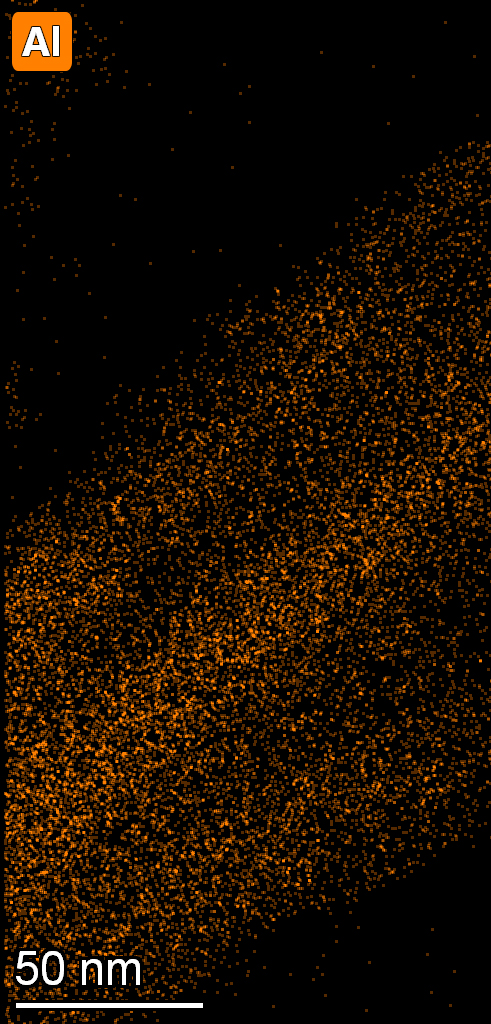
#> input picture list_1/Image_pixel_recognition/AI.jpg, 491 x 1024 px
$ python h2.py
#> lines starting #> are read from the running program, lines starting #| are printed output that depends on the picture; after the words box and inside, x2 and y2 are one past the last pixel; in counts of white or black regions, pixels touching at a corner belong together
import cv2
import numpy as np

# 加载图像
image_AI = cv2.imread("AI.jpg")
#> image_AI is the input picture: shape (1024, 491, 3); mean B, G, R 1.8, 13.9, 26.4
image_Fe = cv2.imread("Fe.jpg")
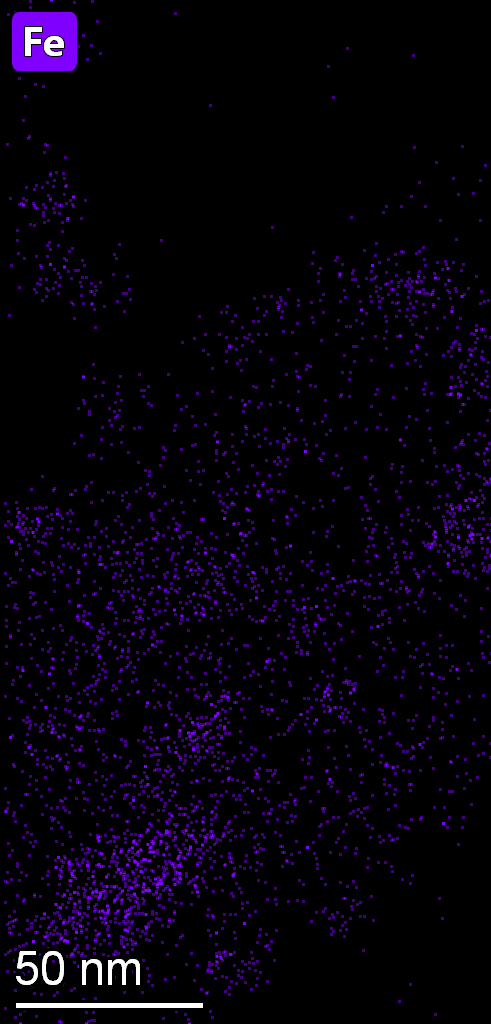
#> input picture list_1/Image_pixel_recognition/Fe.jpg, 491 x 1024 px
#> image_Fe is the input picture: shape (1024, 491, 3); mean B, G, R 11.7, 1.5, 6.6
image_P = cv2.imread("P.jpg")
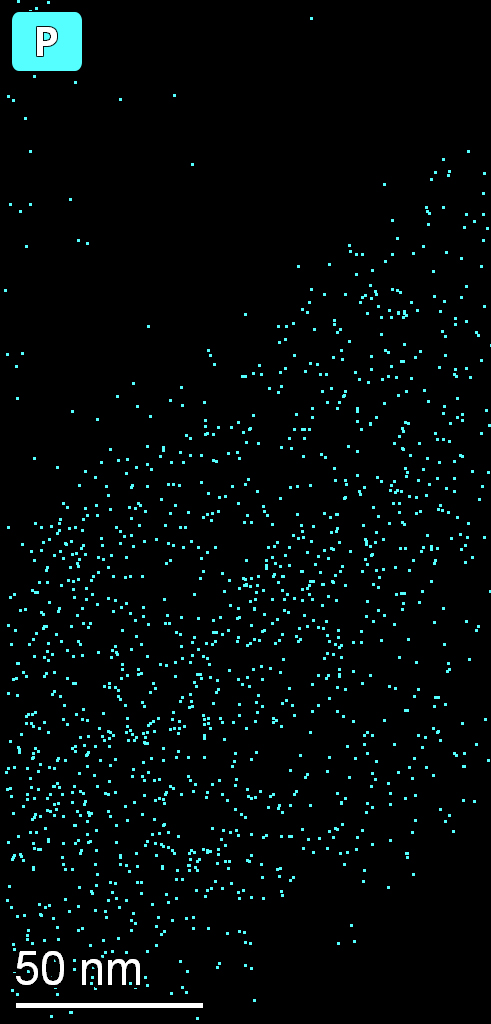
#> input picture list_1/Image_pixel_recognition/P.jpg, 491 x 1024 px
#> image_P is the input picture: shape (1024, 491, 3); mean B, G, R 9.6, 9.5, 4.1

# 将图像转换为HSV颜色空间
image_AI_hsv = cv2.cvtColor(image_AI, cv2.COLOR_BGR2HSV)
#> image_AI_hsv: shape (1024, 491, 3); mean H, S, V 22.7, 127.1, 26.7
image_Fe_hsv = cv2.cvtColor(image_Fe, cv2.COLOR_BGR2HSV)
#> image_Fe_hsv: shape (1024, 491, 3); mean H, S, V 24.3, 69.2, 11.9
image_P_hsv = cv2.cvtColor(image_P, cv2.COLOR_BGR2HSV)
#> image_P_hsv: shape (1024, 491, 3); mean H, S, V 12.4, 39.4, 9.7

# 定义颜色范围
color_ranges = {
    "AI": {
        "lower": np.array([10, 0, 5]),
        "upper": np.array([20, 255, 255]),
    },
    "Fe": {
        "lower": np.array([130, 0, 5]),
        "upper": np.array([140, 255, 255]),
    },
    "P": {
        "lower": np.array([90, 0, 5]),
        "upper": np.array([100, 255, 255]),
    },
}

# 创建掩码函数
def create_mask(image, color_range):
    mask = cv2.inRange(image, color_range["lower"], color_range["upper"])
    return mask

# 创建重叠图像函数
def create_overlap_image(mask1, mask2):
    overlap = cv2.bitwise_and(mask1, mask2)
    return overlap

# 统计重叠像素数函数
def count_overlapping_pixels(overlap):
    count = cv2.countNonZero(overlap)
    return count

# 统计两两元素重叠情况
overlap_AI_Fe = create_overlap_image(create_mask(image_AI_hsv, color_ranges["AI"]), create_mask(image_Fe_hsv, color_ranges["Fe"]))
#> in create_mask, `mask = cv2.inRange(image, color_range["lower"], color_range["upper"])`:
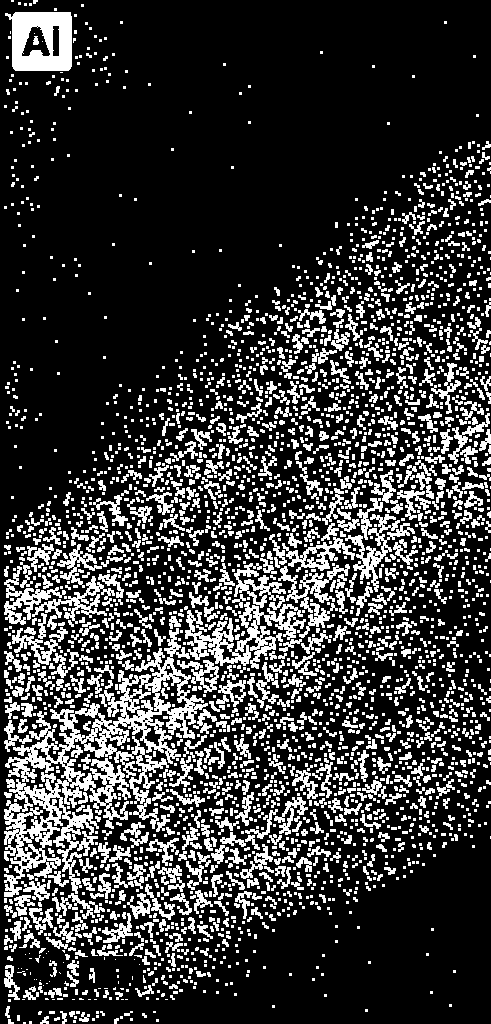
#> mask: shape (1024, 491); 22.3% white; 3369 white regions (2315 under 20 px), largest, box (x1, y1, x2, y2) and area: (4, 628, 208, 897) 14509, (185, 602, 306, 669) 2951, (5, 12, 72, 71) 2898
#> in create_mask (call 2), `mask = cv2.inRange(image, color_range["lower"], color_range["upper"])`:
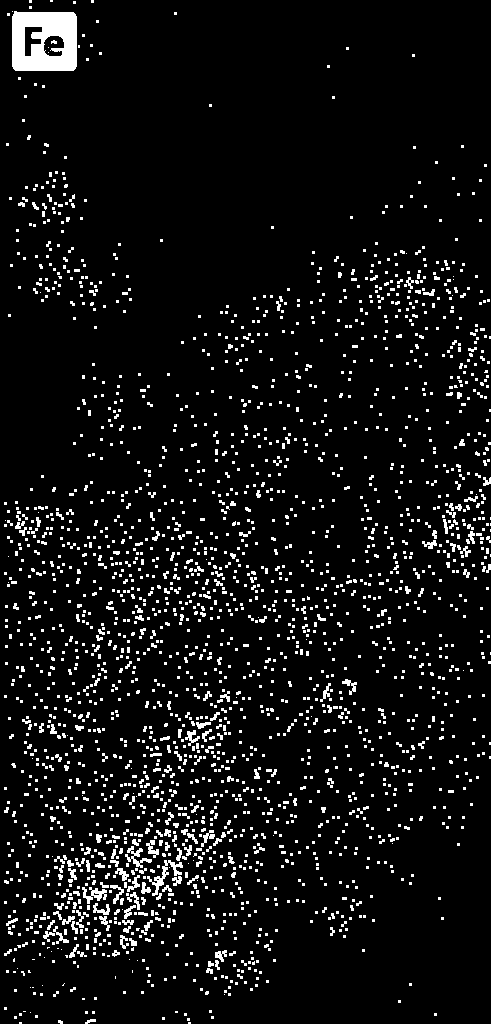
#> mask: shape (1024, 491); 6.9% white; 2484 white regions (2253 under 20 px), largest, box (x1, y1, x2, y2) and area: (12, 11, 77, 71) 3228, (147, 860, 183, 896) 315, (82, 887, 107, 904) 206
#> in create_overlap_image, `overlap = cv2.bitwise_and(mask1, mask2)`: overlap: shape (1024, 491); 2.7% white; 2067 white regions (2046 under 20 px), largest, box (x1, y1, x2, y2) and area: (12, 12, 72, 71) 2625, (148, 841, 155, 852) 41, (173, 868, 182, 876) 34
overlap_Fe_P = create_overlap_image(create_mask(image_Fe_hsv, color_ranges["Fe"]), create_mask(image_P_hsv, color_ranges["P"]))
#> in create_mask (call 4), `mask = cv2.inRange(image, color_range["lower"], color_range["upper"])`:
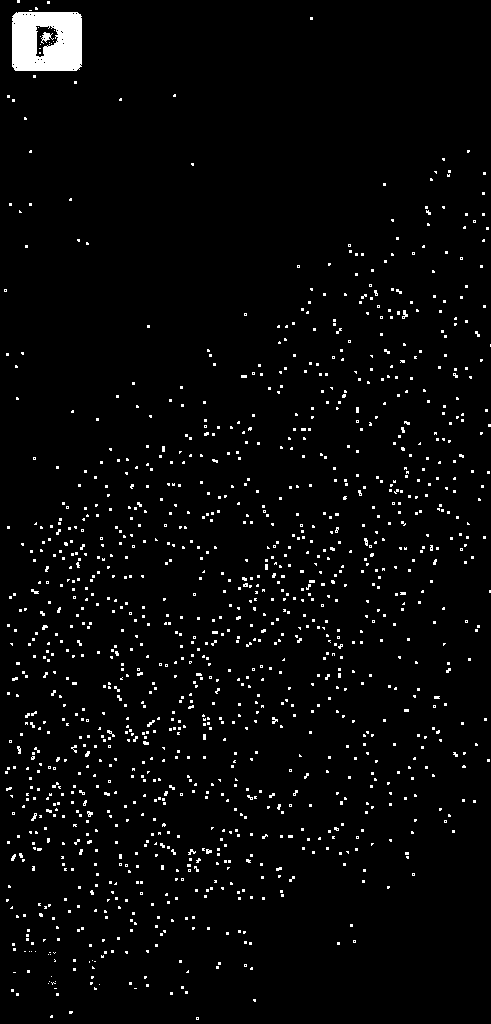
#> mask: shape (1024, 491); 3.1% white; 1275 white regions (1256 under 20 px), largest, box (x1, y1, x2, y2) and area: (12, 12, 82, 71) 3641, (41, 32, 54, 44) 69, (402, 310, 408, 319) 31
#> in create_overlap_image (call 2), `overlap = cv2.bitwise_and(mask1, mask2)`:
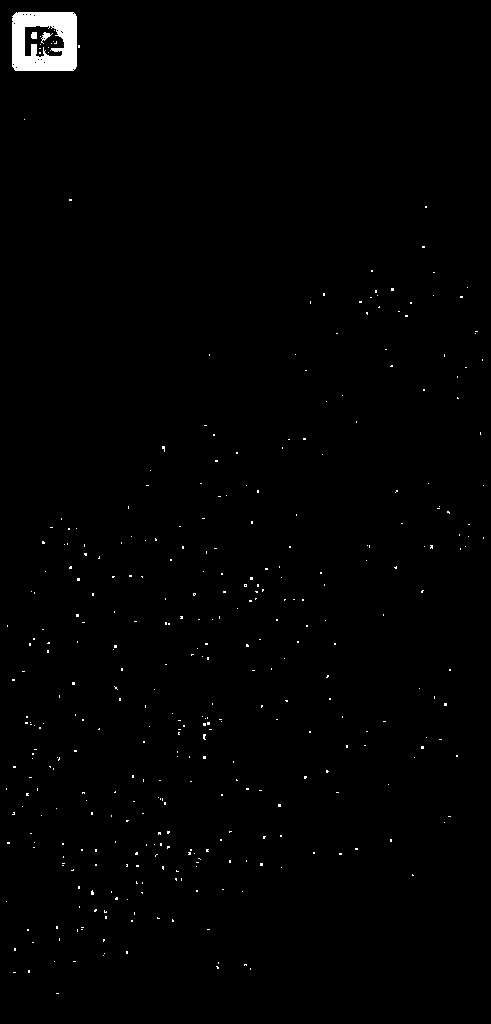
#> overlap: shape (1024, 491); 0.86% white; 373 white regions (370 under 20 px), largest, box (x1, y1, x2, y2) and area: (12, 12, 77, 71) 2880, (41, 32, 53, 44) 53, (31, 32, 37, 39) 39
overlap_AI_P = create_overlap_image(create_mask(image_AI_hsv, color_ranges["AI"]), create_mask(image_P_hsv, color_ranges["P"]))
#> in create_overlap_image (call 3), `overlap = cv2.bitwise_and(mask1, mask2)`:
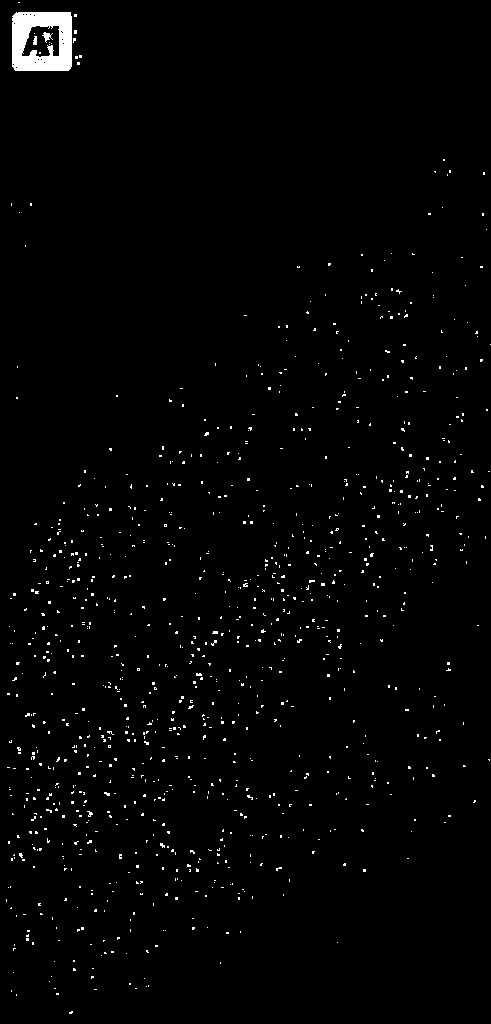
#> overlap: shape (1024, 491); 1.5% white; 1025 white regions (1022 under 20 px), largest, box (x1, y1, x2, y2) and area: (12, 12, 72, 71) 2635, (42, 32, 53, 43) 54, (33, 36, 37, 45) 30

# 统计重叠像素数
count_AI_Fe = count_overlapping_pixels(overlap_AI_Fe)
#> in count_overlapping_pixels, `count = cv2.countNonZero(overlap)`: count = 13409
#> count_AI_Fe = 13409
count_Fe_P = count_overlapping_pixels(overlap_Fe_P)
#> count_Fe_P = 4326
count_AI_P = count_overlapping_pixels(overlap_AI_P)
#> count_AI_P = 7372

# 打印结果
print("AI and Fe overlapping pixels:", count_AI_Fe)
#| AI and Fe overlapping pixels: 13409
print("Fe and P overlapping pixels:", count_Fe_P)
#| Fe and P overlapping pixels: 4326
print("AI and P overlapping pixels:", count_AI_P)
#| AI and P overlapping pixels: 7372

# 展示重叠情况
cv2.imshow("AI and Fe overlap", overlap_AI_Fe)
cv2.imshow("Fe and P overlap", overlap_Fe_P)
cv2.imshow("AI and P overlap", overlap_AI_P)
cv2.waitKey(0)
cv2.destroyAllWindows()
